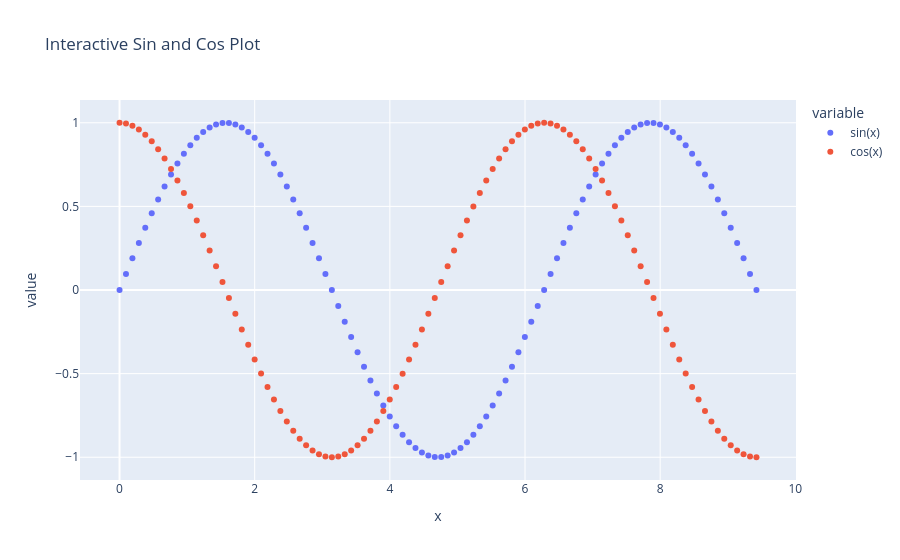

Notebook cell for this chart:
### Code cell
x = np.linspace(0, 3*np.pi, 100)
df = pd.DataFrame({
    'x': x,
    'sin(x)': np.sin(x),
    'cos(x)': np.cos(x)
    })

fig = px.scatter(df, x = 'x', y = ['sin(x)', 'cos(x)'], title = 'Interactive Sin and Cos Plot')
fig.show()
